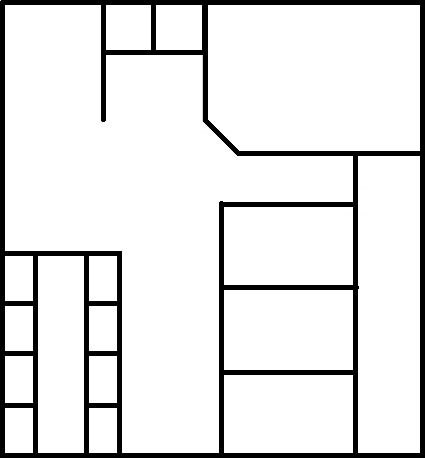
%> input picture Pf_Optimizacion_Codigos/Plano_1.jpeg, 425 x 458 px
$ octave Datos.m   (GNU Octave 9; MATLAB toolbox functions it lacks are replaced by stand-ins)
%> lines starting %> are read from the running program, lines starting %| are printed output that depends on the picture
%For reproducibility
% Cargar una imagen del plano
clc
clear all
close all

img = imread('Plano_1.jpeg');
%> img is the input picture: size 458x425x3 uint8; min 0, max 255, mean 227.7
img = imresize(img,[270,250]); % Escala: 1m = 10px;  1px = 10cm
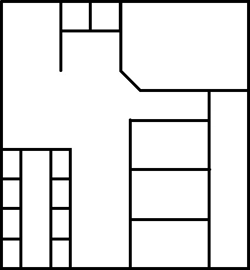
%> img: size 270x250x3 uint8; min 0, max 255, mean 227.8
Norm = rescale(img); % Normalizar los valores de cada pixel entre 0 y 1

%r = a + (b-a).*rand(N,1)
a = 5;
b = 260;
d = 240;
X = [(d-a).*rand(200,1) + a,(b-a).*rand(200,1) + a];
%X = [(90-1).*(rand(100,2)*0.75+ones(100,2))+1;(180-90).*(rand(100,2)*0.75+ones(100,2))+90;(270-180).*(rand(100,2)*0.75+ones(100,2))+180];
%X = [(randn(100,2)*0.75+ones(100,2));     randn(100,2)*0.5-ones(100,2);     randn(100,2)*0.75];

[idx,C] = kmeans(X,5);
vu=unique(idx,'stable');
for i=1:length(vu)
    m=vu(i);
    nv(i)=length( find(idx==vu(i)));
end
figure
image(Norm)
hold on
gscatter(X(:,1),X(:,2),idx,'bgmyc')
hold on
plot(C(:,1),C(:,2),'rx','MarkerSize',15,'LineWidth',3)  % Valor medio mas cercano
legend('Usuarios AP 1','Usuarios AP 2','Usuarios AP 3','Usuarios AP 4','Usuarios AP 5','Ubicacion de AP')
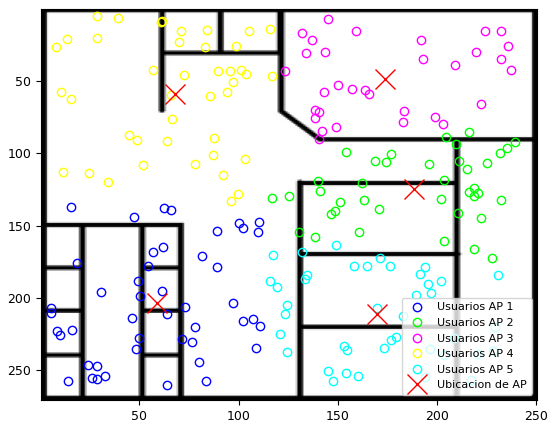
%> figure redrawn from the program's plot data
save('Data.mat')
